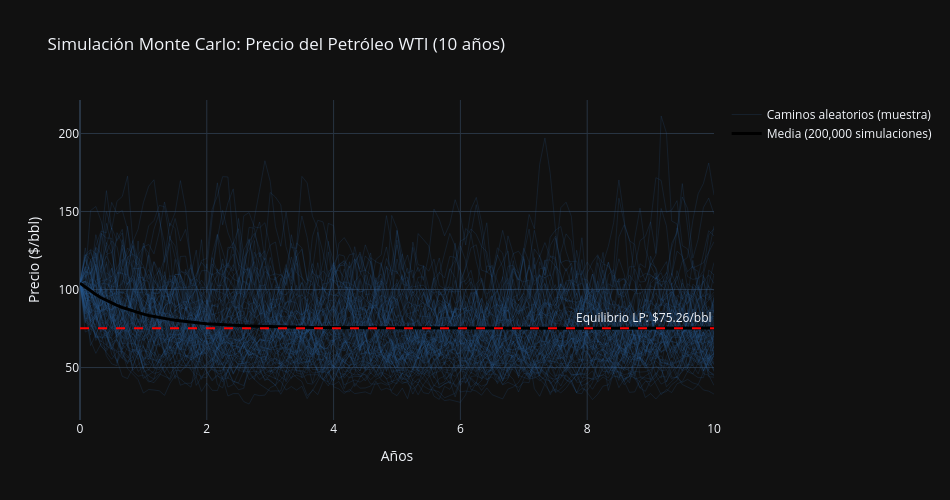

This figure's notebook cell:
### Code cell
# ------------------------------------------------------------------------------
# GRÁFICA 1: Trayectorias de Monte Carlo - Petróleo WTI
# ------------------------------------------------------------------------------
fig_oil = go.Figure()

# Caminos individuales (en gris/azul translúcido para no saturar)
for i in range(n_paths_plot):
    fig_oil.add_trace(
        go.Scatter(
            x=time_grid,
            y=P_oil_paths[:, i],
            mode='lines',
            line=dict(color='rgba(43, 92, 143, 0.20)', width=1),
            showlegend=(i == 0),
            name='Caminos aleatorios (muestra)',
            hoverinfo='skip',
        )
    )

# Media de las N_SIMS simulaciones
fig_oil.add_trace(
    go.Scatter(
        x=time_grid,
        y=P_oil_paths.mean(axis=1),
        mode='lines',
        line=dict(color='black', width=3),
        name=f'Media ({N_SIMS:,} simulaciones)',
    )
)

# Nivel de equilibrio de largo plazo
fig_oil.add_hline(
    y=oil_params['eq_price'],
    line_dash='dash',
    line_color='red',
    line_width=2,
    annotation_text=f"Equilibrio LP: ${oil_params['eq_price']:.2f}/bbl",
    annotation_position='top right',
)

fig_oil.update_layout(
    title=f'Simulación Monte Carlo: Precio del Petróleo WTI ({N_YEARS} años)',
    xaxis_title='Años',
    yaxis_title='Precio ($/bbl)',
    template='plotly_dark',
    width=950,
    height=500,
    hovermode='x unified',
)
fig_oil.show()
